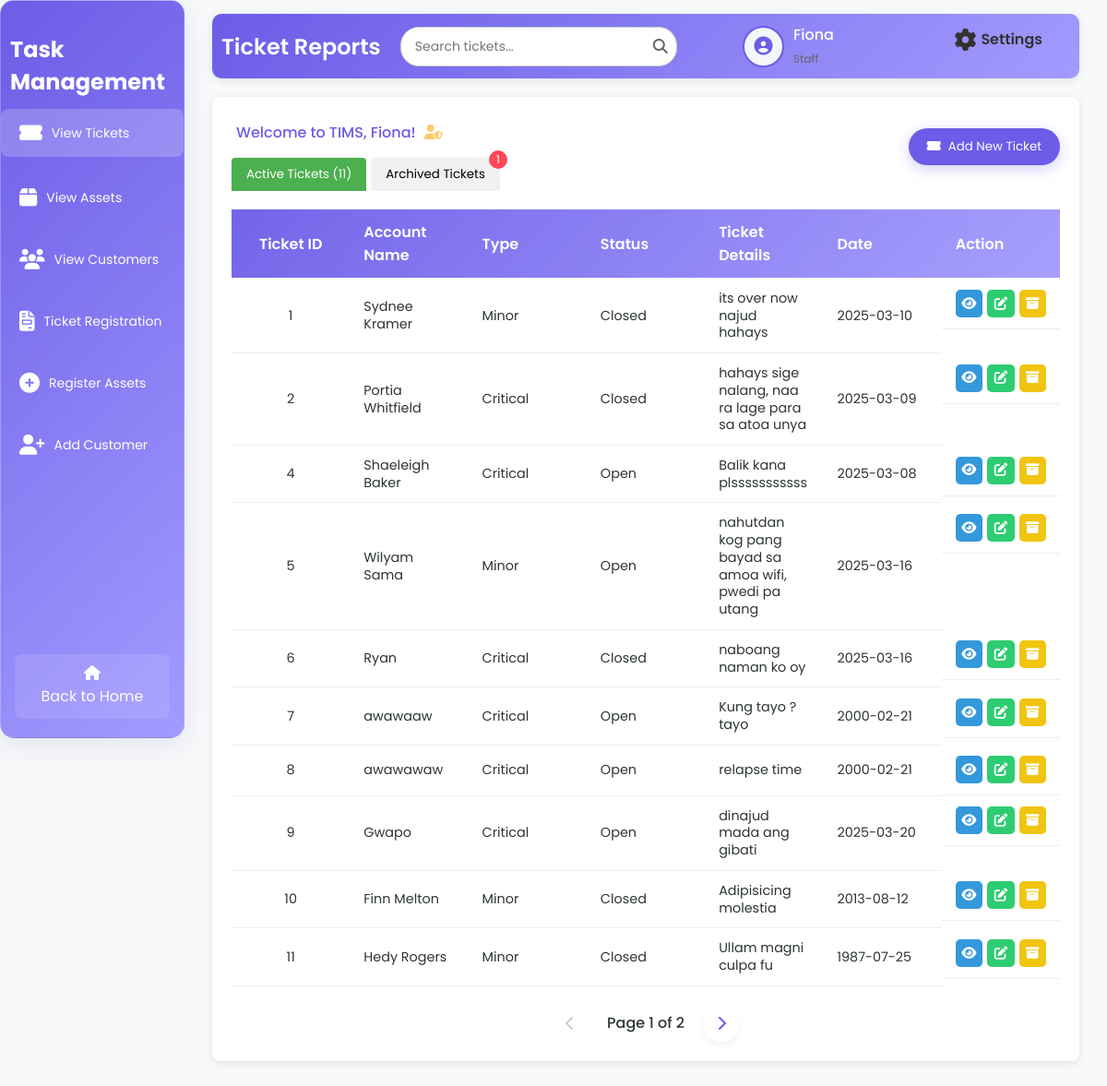
The page /staffD.php (signed in) on the database as committed earlier.
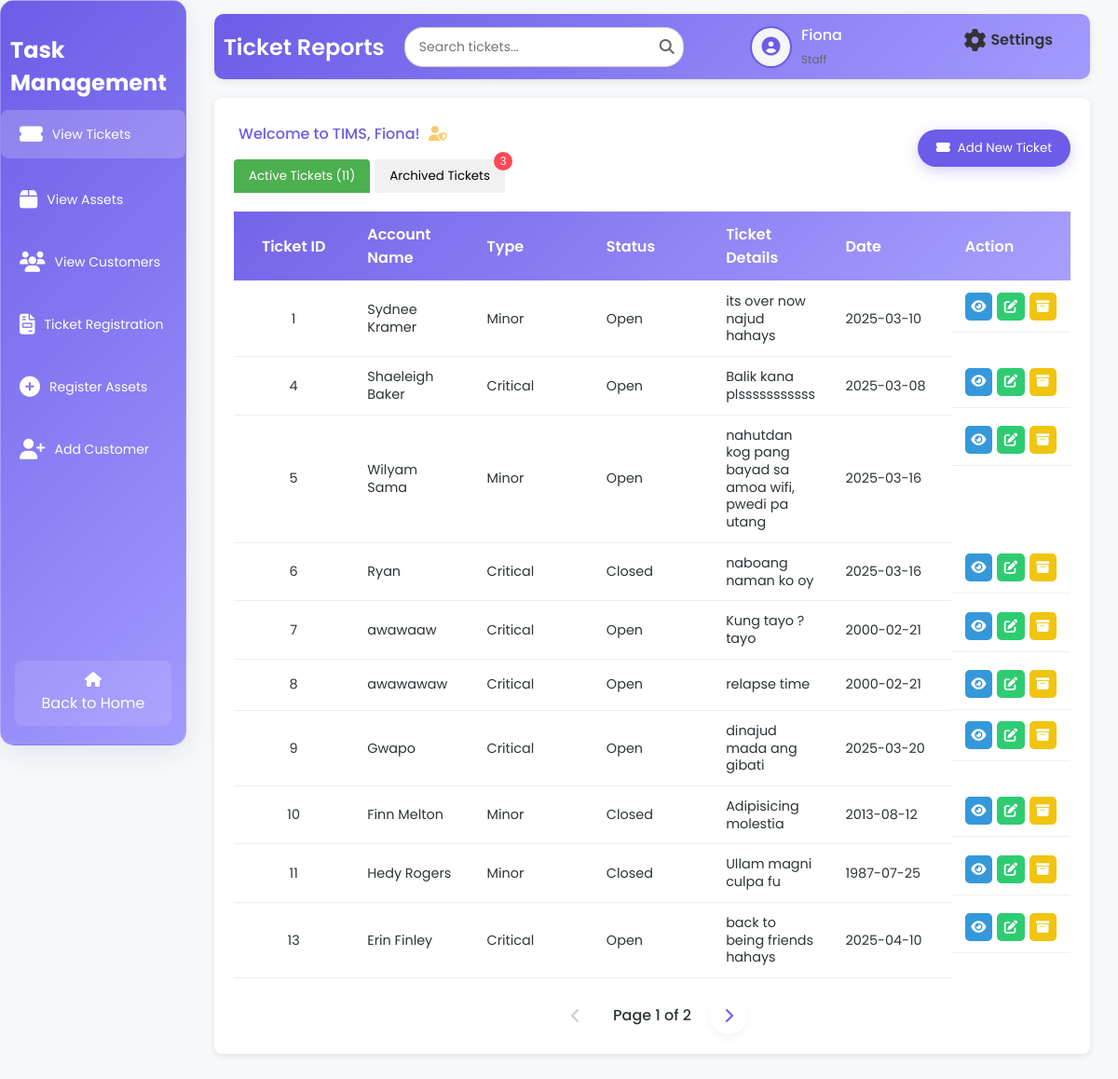
The same page on the database as committed later.
### tables this page shows
CREATE TABLE `tbl_ticket` (
  `t_id` int(50) NOT NULL,
  `t_aname` varchar(200) NOT NULL,
  `t_type` varchar(200) NOT NULL,
  `t_status` varchar(200) NOT NULL,
  `t_date` date NOT NULL,
  `t_details` varchar(200) NOT NULL
);

### staffD.php (the view, shortened to what this page needs)
<?php
include 'db.php';
$firstName = '';
$userType = '';
if ($conn) {
    $sqlUser = "SELECT u_fname, u_lname, u_type FROM tbl_user WHERE u_username = ?";
    $stmt = $conn->prepare($sqlUser);
    $stmt->bind_param("s", $_SESSION['username']);
    $stmt->execute();
    $resultUser = $stmt->get_result();
    if ($resultUser->num_rows > 0) {
        $row = $resultUser->fetch_assoc();
        $firstName = $row['u_fname'];
        $userType = $row['u_type'];
    }
    $avatarPath = 'default-avatar.png';
    $avatarPath = $_SESSION['avatarPath'];
    $limit = 10;
    $page = isset($_GET['page']) ? (int)$_GET['page'] : 1;
    $offset = ($page - 1) * $limit;
    $sqlCount = "SELECT COUNT(*) AS total FROM tbl_ticket WHERE t_status != 'archived'";
    $resultCount = $conn->query($sqlCount);
    $totalTickets = $resultCount->fetch_assoc()['total'];
    $totalPages = ceil($totalTickets / $limit);
    $sqlArchivedCount = "SELECT COUNT(*) AS totalArchived FROM tbl_ticket WHERE t_status = 'archived'";
    $resultArchivedCount = $conn->query($sqlArchivedCount);
    $totalArchived = $resultArchivedCount->fetch_assoc()['totalArchived'];
    $sql = "SELECT t_id, t_aname, t_type, t_status, t_details, t_date FROM tbl_ticket WHERE t_status != 'archived' LIMIT $limit OFFSET $offset";
    $result = $conn->query($sql);
} else {
    echo "Database connection failed.";
    exit();
}
?>
<!DOCTYPE html>
<html lang="en">
<head>
    <link rel="stylesheet" href="staffD.css">
    <link rel="stylesheet" href="https://cdnjs.cloudflare.com/ajax/libs/font-awesome/6.6.0/css/all.min.css">
</head>
<body>
<div class="wrapper">
<div class="sidebar glass-container">
        <h2>Task Management</h2>
        <ul>
            <li><a href="staffD.php" class="active"><i class="fas fa-ticket-alt"></i> <span>View Tickets</span></a></li>
            <li><a href="assetsT.php"><i class="fas fa-box"></i> <span>View Assets</span></a></li>
            <li><a href="customersT.php"><i class="fas fa-users"></i> <span>View Customers</span></a></li>
            <li><a href="createTickets.php"><i class="fas fa-file-invoice"></i> <span>Ticket Registration</span></a></li>
            <li><a href="registerAssets.php"><i class="fas fa-plus-circle"></i> <span>Register Assets</span></a></li>
            <li><a href="addC.php"><i class="fas fa-user-plus"></i> <span>Add Customer</span></a></li>
        </ul>
        <footer>
            <a href="index.php" class="back-home"><i class="fas fa-home"></i> <span>Back to Home</span></a>
        </footer>
    </div>
    <div class="container">
    <div class="upper">
            <h1>Ticket Reports</h1>
            <div class="search-container">
                <input type="text" class="search-bar" id="searchInput" placeholder="Search tickets..." onkeyup="searchTickets()">
                <span class="search-icon"><i class="fas fa-search"></i></span>
            </div>
            <div class="user-profile">
                <div class="user-icon">
                    <?php
                    if (!empty($avatarPath) && file_exists(str_replace('?' . time(), '', $avatarPath))) {
                        echo "<img src='" . htmlspecialchars($avatarPath, ENT_QUOTES, 'UTF-8') . "' alt='User Avatar'>";
                    } else {
                        echo "<i class='fas fa-user-circle'></i>";
                    }
                    ?>
                </div>
                <div class="user-details">
                    <span><?php echo htmlspecialchars($firstName, ENT_QUOTES, 'UTF-8'); ?></span>
                    <small><?php echo htmlspecialchars(ucfirst($userType), ENT_QUOTES, 'UTF-8'); ?></small>
                </div>
                <a href="settings.php" class="settings-link">
                    <i class="fas fa-cog"></i>
                    <span>Settings</span>
                </a>
            </div>
        </div>
        <div class="table-box glass-container">
            <?php if ($userType === 'staff'): ?>
                <div class="username">
                    Welcome to TIMS, <?php echo htmlspecialchars($firstName, ENT_QUOTES, 'UTF-8'); ?>!
                    <i class="fas fa-user-shield admin-icon"></i>
                </div>
            <?php endif; ?>
            <div class="tab-buttons">
                <button class="tab-btn active" onclick="showTab('active')">Active Tickets (<?php echo $totalTickets; ?>)</button>
                <button class="tab-btn" onclick="showTab('archived')">
                    Archived Tickets
                    <?php if ($totalArchived > 0): ?>
                        <span class="tab-badge"><?php echo $totalArchived; ?></span>
                    <?php endif; ?>
                </button>
            </div>
            <button class="add-user-btn" onclick="window.location.href='createTickets.php'"><i class="fas fa-ticket-alt"></i> Add New Ticket</button>
            <table id="active-tickets-table" class="tickets-table">
                <thead>
                    <tr>
                        <th>Ticket ID</th>
                        <th>Account Name</th>
                        <th>Type</th>
                        <th>Status</th>
                        <th>Ticket Details</th>
                        <th>Date</th>
                        <th>Action</th>
                    </tr>
                </thead>
                <tbody>
                    <?php
                    if ($result->num_rows > 0) {
                        while ($row = $result->fetch_assoc()) {
                            echo "<tr>
                                    <td>{$row['t_id']}</td>
                                    <td>{$row['t_aname']}</td>
                                    <td>" . ucfirst(strtolower($row['t_type'])) . "</td>
                                    <td class='status-" . strtolower($row['t_status']) . " status-clickable' onclick=\"showCloseModal('{$row['t_id']}', '{$row['t_aname']}', '{$row['t_status']}')\">" . ucfirst(strtolower($row['t_status'])) . "</td>
                                    <td>{$row['t_details']}</td>
                                    <td>{$row['t_date']}</td>
                                    <td class='action-buttons'>
                                        <a class='view-btn' onclick=\"showViewModal('{$row['t_id']}', '{$row['t_aname']}', '{$row['t_type']}', '{$row['t_status']}', '{$row['t_details']}', '{$row['t_date']}')\" title='View'><i class='fas fa-eye'></i></a>
                                        <a class='edit-btn' href='editT.php?id=" . htmlspecialchars($row['t_id'], ENT_QUOTES, 'UTF-8') . "' title='Edit'><i class='fas fa-edit'></i></a>
                                        <a class='archive-btn' onclick=\"showArchiveModal('{$row['t_id']}', '{$row['t_aname']}')\" title='Archive'><i class='fas fa-archive'></i></a>
                                    </td>
                                  </tr>";
                        }
                    } else {
                        echo "<tr><td colspan='7' style='text-align: center;'>No active tickets found.</td></tr>";
                    }
                    ?>
                </tbody>
            </table>
            <div class="pagination">
                <?php if ($page > 1): ?>
                    <a href="?page=<?php echo $page - 1; ?>" class="pagination-link"><i class="fas fa-chevron-left"></i></a>
                <?php else: ?>
                    <span class="pagination-link disabled"><i class="fas fa-chevron-left"></i></span>
                <?php endif; ?>
                <span class="current-page">Page <?php echo $page; ?> of <?php echo $totalPages; ?></span>
                <?php if ($page < $totalPages): ?>
                    <a href="?page=<?php echo $page + 1; ?>" class="pagination-link"><i class="fas fa-chevron-right"></i></a>
                <?php else: ?>
                    <span class="pagination-link disabled"><i class="fas fa-chevron-right"></i></span>
                <?php endif; ?>
            </div>
        </div>
    </div>
</div>
</body>
</html>

Rows that differ between the two databases and show on the page:
no longer on this page (row edited): tbl_ticket: t_id "2", t_aname "Portia Whitfield", t_type "Critical", t_status "Closed", t_details "hahays sige nalang, naa ra lage para sa atoa unya", t_date "2025-03-09"
changed tbl_ticket "Sydnee Kramer": t_status "Closed" → "Open"
added tbl_ticket: t_id "13", t_aname "Erin Finley", t_type "Critical", t_status "Open", t_details "back to being friends hahays", t_date "2025-04-10"
Other text that changed with them:
$totalArchived: "1" → "3"
